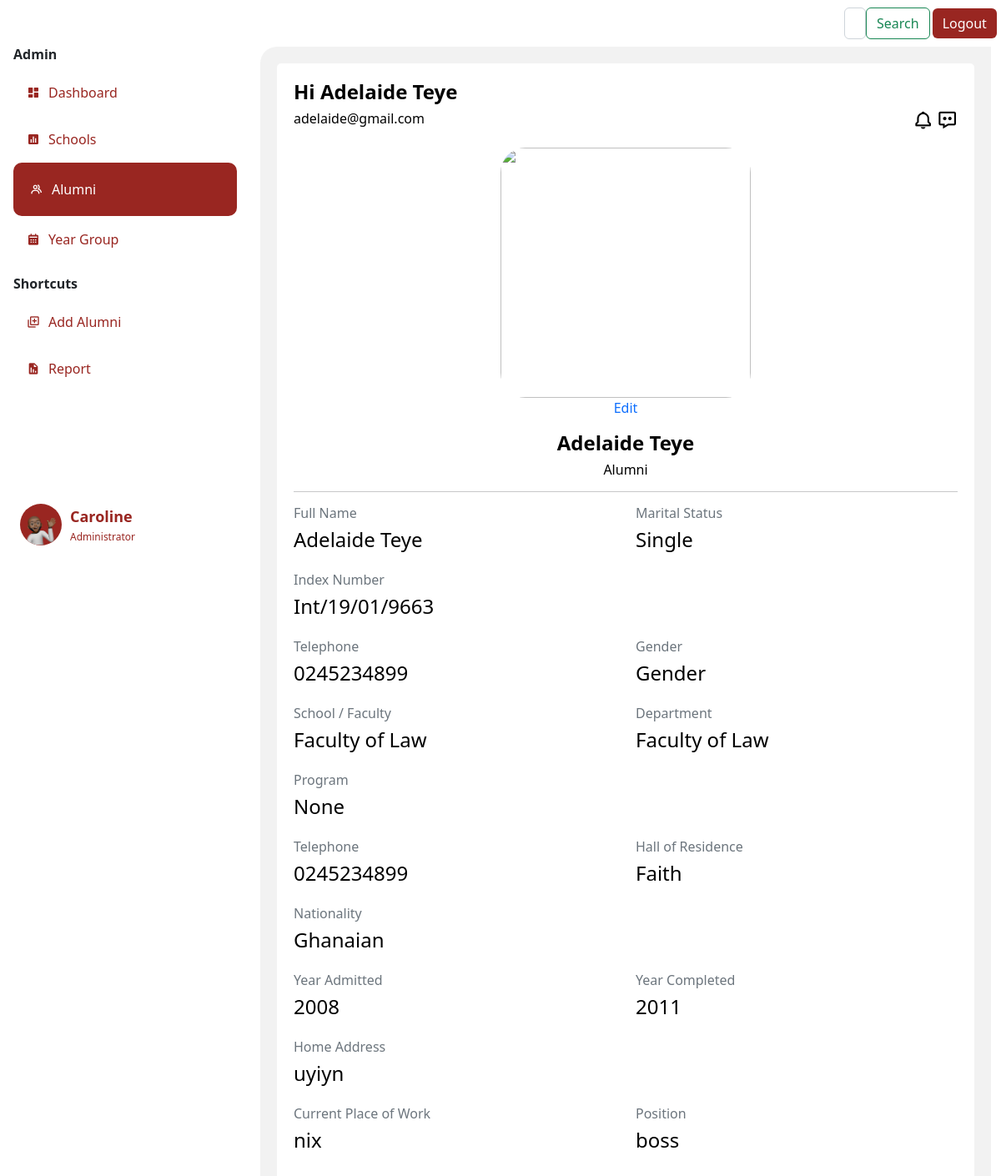
The app's page /list/2 (signed in), older data.
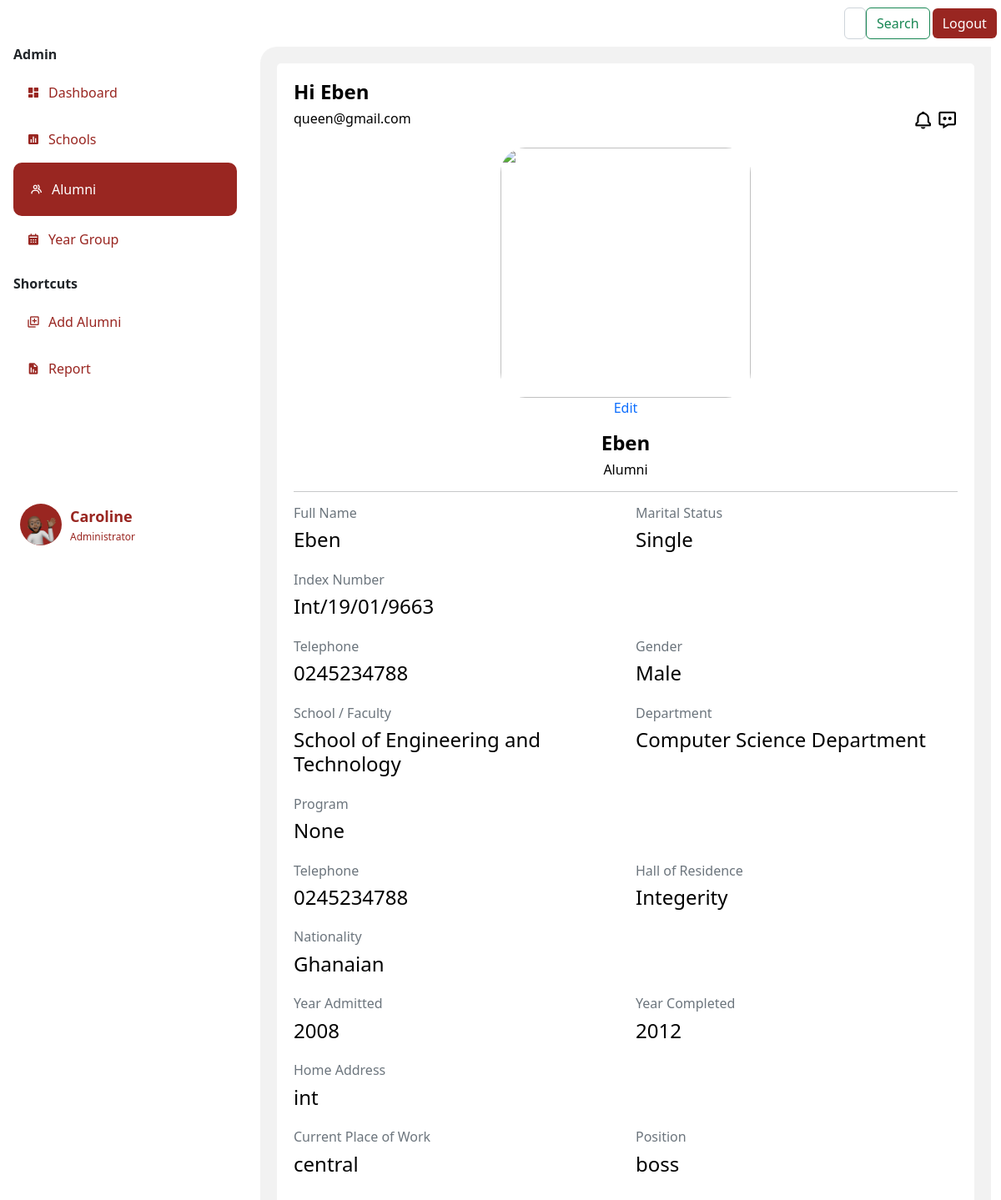
The same page, newer data.
### app.py (models this page shows, shortened)
class User(db.Model,UserMixin):
    id= db.Column(db.Integer, primary_key=True)
    fullname= db.Column(db.String()  )
    indexnumber= db.Column(db.Integer())
    gender= db.Column(db.String()    )
    school= db.Column(db.String()    )
    department= db.Column(db.String()    )
    program= db.Column(db.String()   )
    completed= db.Column(db.Integer()     )
    admitted= db.Column(db.Integer()  )
    email= db.Column(db.String()     )
    telephone= db.Column(db.String()     )
    hall= db.Column(db.String()  )
    nationality= db.Column(db.String()   )
    address= db.Column(db.String()   )
    work= db.Column(db.String()  )
    guardian= db.Column(db.String()  )
    kin= db.Column(db.String()   )
    relationship= db.Column(db.String()  )
    marital= db.Column(db.String()   )
    health= db.Column(db.String()    )
    extra= db.Column(db.String()     )
    image_file = db.Column(db.String(20))

### app.py (the view)
@app.route('/list/<int:userid>', methods=['GET', 'POST'])
@login_required
def list(userid):
    print("Fetching one")
    profile=User.query.get_or_404(userid)
    print(current_user)
    return render_template("profileid.html",current_user=current_user, profile=profile, title="list")

### forms.py
class Search(FlaskForm):
    searched = StringField('Searched', validators=[DataRequired()])
    submit = SubmitField('Search')

### app.py (called while the page is built)
@login_manager.user_loader
def load_user(user_id):
    return Person.query.get(int(user_id))

@app.context_processor
def base():
    form=Search()
    return dict(form=form)

    def __repr__(self):
        return f"Person('{self.id}', {self.name}', {self.yearCompleted})"

### templates/profileid.html (shortened to what the changed rows need)
{% extends 'layout.html' %}
{% block body %}
<div class="col-md" style=" background: #fff; border-radius: 5px; padding: 20px;">
    <div class="top">
      <h4><b>Hi {{profile.fullname}}</b> </h4>
    </div>
    <div class="down" style=" display: flex; grid-gap: 2px; justify-content: space-between;">
      <h6 style="color: black;">{{profile.email}}</h6>
      <div class="icons" style="color: black;">
          <i class='bx bx-bell bx-sm icon' ></i>
          <i class='bx bx-message-dots bx-sm icon' ></i>
      </div>
    </div>
    <div class="info" style="margin-top: 2vh; text-align: center;">
      <div class="info-details" style=" margin-top: 2vh;">
        <h4><b> {{profile.fullname}}</b></h4>
      </div>
    </div>
    <div class="info-more">
      <div class="row">
          <div class="col">
            <h6 class="text-muted">Full Name </h6>
            <h4 style="color: black; margin-bottom: 0;">{{profile.fullname}}</h4>
          </div>
          <div class="col">
            <h6 class="text-muted">Marital Status </h6>
            <h4 style="color: black; margin-bottom: 0;">{{profile.marital}}</h4>
          </div>
      </div>
    </div>
    <div class="info-more">
      <div class="row">
          <div class="col">
            <h6 class="text-muted">Index Number </h6>
            <h4 style="color: black; margin-bottom: 0;">{{profile.indexnumber}}</h4>
          </div>
      </div>
    </div>
    <div class="info-more">
        <div class="row">
            <div class="col">
              <h6 class="text-muted">Telephone </h6>
              <h4 style="color: black; margin-bottom: 0;">{{profile.telephone}}</h4>
            </div>
            <div class="col">
                <h6 class="text-muted">Gender </h6>
                <h4 style="color: black; margin-bottom: 0;">{{profile.gender}}</h4>
              </div>
        </div>
      </div>
    <div class="info-more">
      <div class="row">
          <div class="col">
            <h6 class="text-muted">School / Faculty </h6>
            <h4 style="color: black; margin-bottom: 0;">{{profile.school}}</h4>
          </div>
          <div class="col">
            <h6 class="text-muted">Department </h6>
            <h4 style="color: black; margin-bottom: 0;">{{profile.department}}</h4>
          </div>
      </div>
    </div>
    <div class="info-more">
        <div class="row">
            <div class="col">
              <h6 class="text-muted">Program</h6>
              <h4 style="color: black; margin-bottom: 0;">{{profile.program}}</h4>
            </div>
        </div>
      </div>
    <div class="info-more">
      <div class="row">
          <div class="col">
            <h6 class="text-muted">Telephone </h6>
            <h4 style="color: black; margin-bottom: 0;">{{profile.telephone}}</h4>
          </div>
          <div class="col">
            <h6 class="text-muted">Hall of Residence </h6>
            <h4 style="color: black; margin-bottom: 0;">{{profile.hall}}</h4>
          </div>
      </div>
    </div>
    <div class="info-more">
      <div class="row">
          <div class="col">
            <h6 class="text-muted">Nationality </h6>
            <h4 style="color: black; margin-bottom: 0;">{{profile.nationality}}</h4>
          </div>
      </div>
    </div>
    <div class="info-more">
        <div class="row">
            <div class="col">
              <h6 class="text-muted">Year Admitted </h6>
              <h4 style="color: black; margin-bottom: 0;">{{profile.admitted}}</h4>
            </div>
            <div class="col">
                <h6 class="text-muted">Year Completed </h6>
                <h4 style="color: black; margin-bottom: 0;">{{profile.completed}}</h4>
              </div>
        </div>
      </div>
    <div class="info-more">
      <div class="row">
          <div class="col">
            <h6 class="text-muted">Home Address </h6>
            <h4 style="color: black; margin-bottom: 0;">{{profile.address}}</h4>
          </div>
      </div>
    </div>
    <div class="info-more">
      <div class="row">
          <div class="col">
            <h6 class="text-muted">Current Place of Work </h6>
            <h4 style="color: black; margin-bottom: 0;">{{profile.work}}</h4>
          </div>
          <div class="col">
            <h6 class="text-muted">Position </h6>
            <h4 style="color: black; margin-bottom: 0;">{{profile.guardian}}</h4>
          </div>
      </div>
      </div>
    </div>
</div>
{% endblock body %}

Row changes from the older to the newer data that the page shows:
changed User "Single": fullname "Adelaide Teye" → "Eben"; email "adelaide@gmail.com" → "queen@gmail.com"; telephone "0245234899" → "0245234788"; gender "Gender" → "Male"; school "Faculty of Law" → "School of Engineering and Technology"; department "Faculty of Law" → "Computer Science Department"; hall "Faith" → "Integerity"; completed "2011" → "2012"; address "uyiyn" → "int"; work "nix" → "central"
